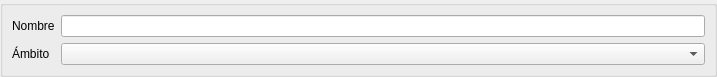
<?xml version="1.0" encoding="UTF-8"?>
<ui version="4.0">
 <class>Form</class>
 <widget class="QWidget" name="Form">
  <property name="geometry">
   <rect>
    <x>0</x>
    <y>0</y>
    <width>717</width>
    <height>66</height>
   </rect>
  </property>
  <property name="windowTitle">
   <string>Form</string>
  </property>
  <layout class="QVBoxLayout" name="verticalLayout">
   <property name="margin">
    <number>0</number>
   </property>
   <item>
    <widget class="QGroupBox" name="groupBox">
     <property name="title">
      <string/>
     </property>
     <layout class="QGridLayout" name="gridLayout">
      <item row="0" column="0">
       <widget class="QLabel" name="label">
        <property name="text">
         <string>Nombre</string>
        </property>
       </widget>
      </item>
      <item row="0" column="1">
       <widget class="DBLineEdit" name="db_nombre">
        <property name="fieldName">
         <string>nombre</string>
        </property>
        <property name="dataEditable">
         <bool>true</bool>
        </property>
       </widget>
      </item>
      <item row="1" column="0">
       <widget class="QLabel" name="label_2">
        <property name="text">
         <string>Ámbito</string>
        </property>
       </widget>
      </item>
      <item row="1" column="1">
       <widget class="DBComboBox" name="db_ambito">
        <property name="fieldName">
         <string>ambito</string>
        </property>
        <property name="dataEditable">
         <bool>true</bool>
        </property>
       </widget>
      </item>
     </layout>
    </widget>
   </item>
  </layout>
 </widget>
 <customwidgets>
  <customwidget>
   <class>DBComboBox</class>
   <extends>QComboBox</extends>
   <header>widgets/dbcombobox.h</header>
  </customwidget>
  <customwidget>
   <class>DBLineEdit</class>
   <extends>QLineEdit</extends>
   <header>widgets/dblineedit.h</header>
  </customwidget>
 </customwidgets>
 <resources/>
 <connections/>
</ui>
